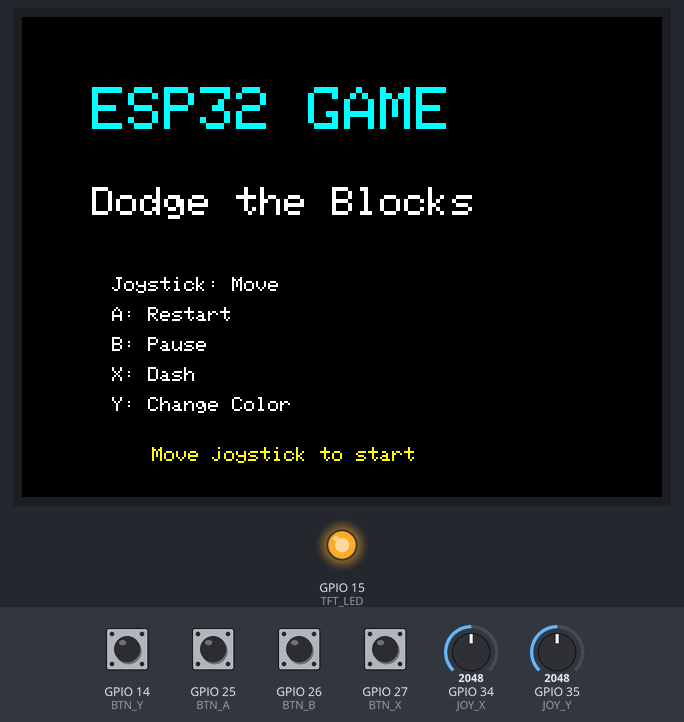
Simulated run of this sketch. Board: ESP32. On the bench: 320×240 colour display, output pins drawn as LEDs (lit = HIGH). Inputs (shaded band) come from the test bench; at power-on: GPIO 14 (BTN_Y), GPIO 25 (BTN_A), GPIO 26 (BTN_B), GPIO 27 (BTN_X) HIGH, GPIO 34 (JOY_X) = 2048, GPIO 35 (JOY_Y) = 2048. Random numbers use the default seed unless the sketch sets one.

Above: at 0.8 s.
At 3.5 s:
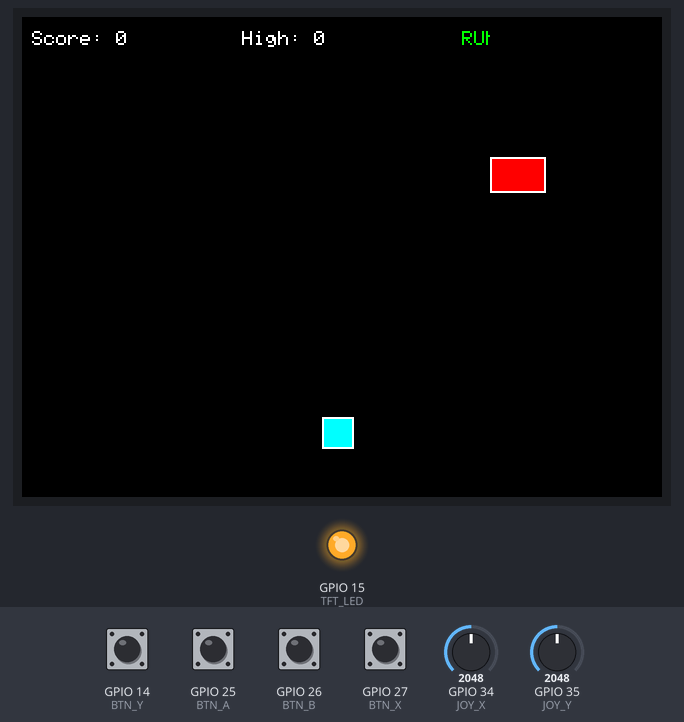
3.6 s: GPIO 26 (BTN_B) pulled LOW for 0.15 s
At 4.4 s:
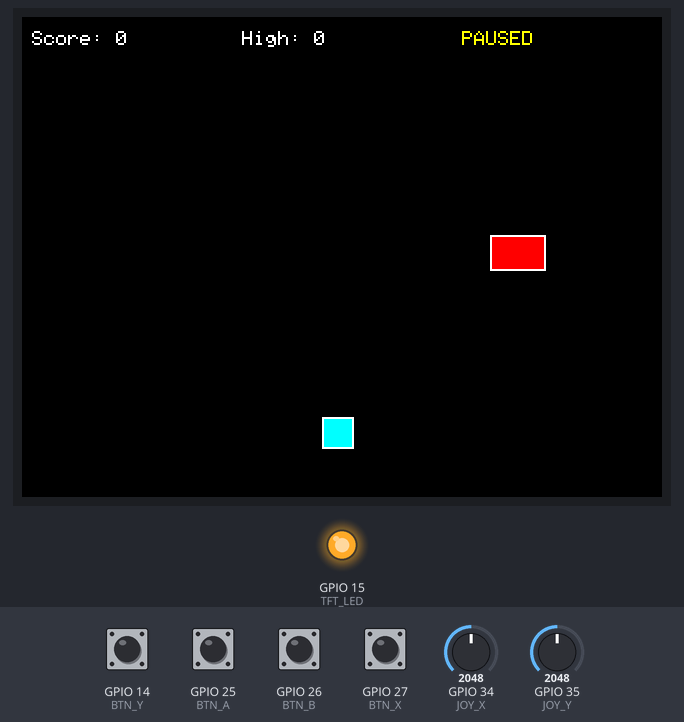
5.2 s: GPIO 25 (BTN_A) pulled LOW for 0.15 s
At 5.43 s:
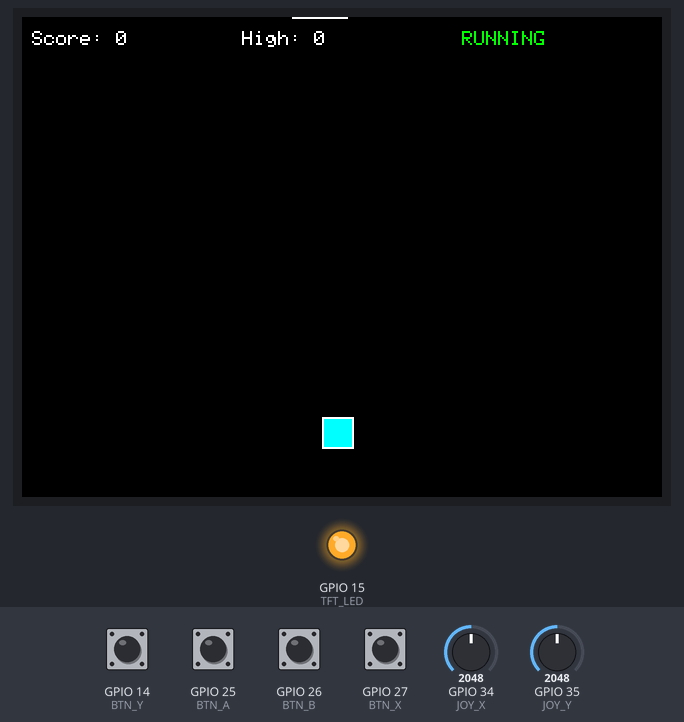
5.9 s: GPIO 34 (JOY_X) set to 2553
8.8 s: GPIO 34 (JOY_X) set to 2650
10.3 s: GPIO 25 (BTN_A) pulled LOW for 1 s
At 10.92 s:
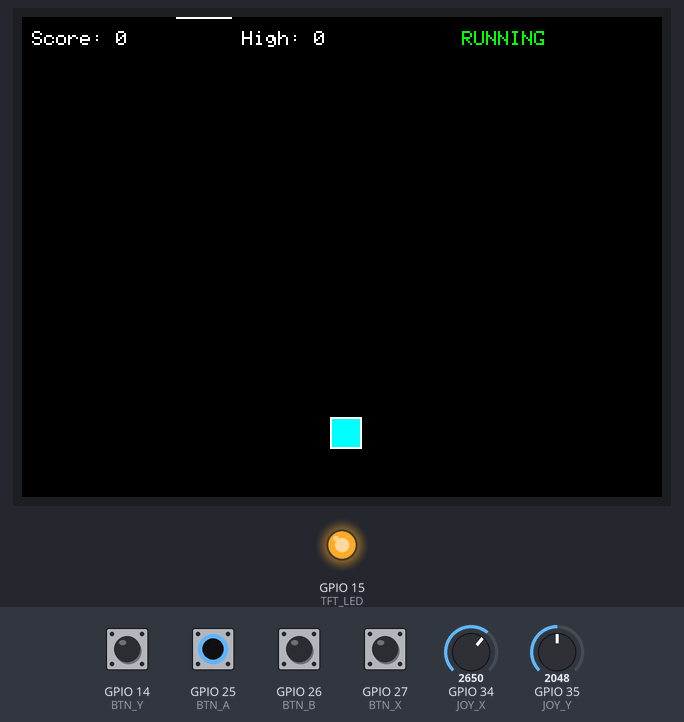
11.9 s: GPIO 14 (BTN_Y) pulled LOW for 0.15 s
At 12.15 s:
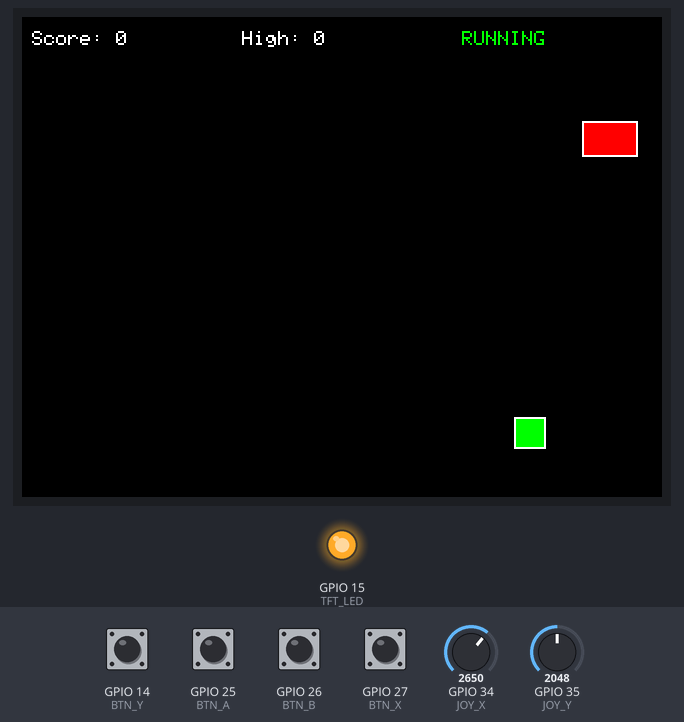
Timing chart, 0 to 13.6 s (numbered marks = the images above; inputs shaded):
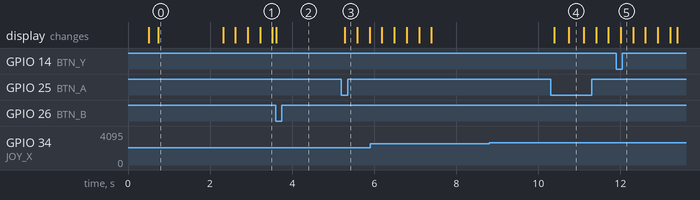

The sketch:

Block_Game_Test.ino
```cpp
/*
  ESP32 + 2.8" SPI TFT + 4 Buttons + Joystick Game
  Game: Dodge the Falling Blocks

  TFT Wiring:
  TFT VCC   -> ESP32 5V/VIN
  TFT GND   -> ESP32 GND
  TFT SCK   -> GPIO 18
  TFT MOSI  -> GPIO 23
  TFT MISO  -> GPIO 19
  TFT CS    -> GPIO 5
  TFT DC    -> GPIO 2
  TFT RESET -> GPIO 4
  TFT LED   -> GPIO 15

  Button Wiring:
  Button A -> GPIO 25 -> button -> GND
  Button B -> GPIO 26 -> button -> GND
  Button X -> GPIO 27 -> button -> GND
  Button Y -> GPIO 14 -> button -> GND

  Joystick Wiring:
  Joystick GND -> ESP32 GND
  Joystick VCC -> ESP32 3V3
  Joystick VRx -> GPIO 34
  Joystick VRy -> GPIO 35
  Joystick SW  -> GPIO 32

  Libraries:
  - Adafruit GFX Library
  - Adafruit ILI9341
*/

#include <SPI.h>
#include <Adafruit_GFX.h>
#include <Adafruit_ILI9341.h>

// ---------------- TFT PINS ----------------
#define TFT_CS    5
#define TFT_DC    2
#define TFT_RST   4
#define TFT_MOSI  23
#define TFT_SCLK  18
#define TFT_MISO  19
#define TFT_LED   15

Adafruit_ILI9341 tft = Adafruit_ILI9341(TFT_CS, TFT_DC, TFT_RST);

// ---------------- BUTTON PINS ----------------
#define BTN_A 25
#define BTN_B 26
#define BTN_X 27
#define BTN_Y 14
#define JOY_SW 32

// ---------------- JOYSTICK PINS ----------------
#define JOY_X 34
#define JOY_Y 35

// ---------------- SCREEN SETTINGS ----------------
// Landscape mode: 320 wide x 240 tall
#define SCREEN_W 320
#define SCREEN_H 240

// ---------------- PLAYER SETTINGS ----------------
int playerX = 150;
int playerY = 200;
int oldPlayerX = 150;
int oldPlayerY = 200;

int playerSize = 16;
int playerSpeed = 4;

uint16_t playerColors[] = {
  ILI9341_CYAN,
  ILI9341_GREEN,
  ILI9341_YELLOW,
  ILI9341_MAGENTA,
  ILI9341_ORANGE
};

int playerColorIndex = 0;

// ---------------- ENEMY SETTINGS ----------------
int enemyX = 40;
int enemyY = -20;
int oldEnemyX = 40;
int oldEnemyY = -20;

int enemyW = 28;
int enemyH = 18;
int enemySpeed = 3;

// ---------------- GAME STATE ----------------
int score = 0;
int highScore = 0;

bool gameOver = false;
bool paused = false;

unsigned long lastFrame = 0;
const int frameDelay = 30;

// Debounce timing
unsigned long lastButtonTime = 0;
const int debounceDelay = 180;

// ---------------- FUNCTIONS ----------------

bool buttonPressed(int pin) {
  return digitalRead(pin) == LOW;
}

void drawStartScreen() {
  tft.fillScreen(ILI9341_BLACK);

  tft.setTextColor(ILI9341_CYAN);
  tft.setTextSize(3);
  tft.setCursor(35, 35);
  tft.println("ESP32 GAME");

  tft.setTextColor(ILI9341_WHITE);
  tft.setTextSize(2);
  tft.setCursor(35, 85);
  tft.println("Dodge the Blocks");

  tft.setTextSize(1);
  tft.setCursor(45, 130);
  tft.println("Joystick: Move");
  tft.setCursor(45, 145);
  tft.println("A: Restart");
  tft.setCursor(45, 160);
  tft.println("B: Pause");
  tft.setCursor(45, 175);
  tft.println("X: Dash");
  tft.setCursor(45, 190);
  tft.println("Y: Change Color");

  tft.setTextColor(ILI9341_YELLOW);
  tft.setCursor(65, 215);
  tft.println("Move joystick to start");

  delay(1500);
}

void resetGame() {
  playerX = 150;
  playerY = 200;
  oldPlayerX = playerX;
  oldPlayerY = playerY;

  enemyX = random(10, SCREEN_W - enemyW - 10);
  enemyY = -20;
  oldEnemyX = enemyX;
  oldEnemyY = enemyY;

  enemySpeed = 3;
  score = 0;
  gameOver = false;
  paused = false;

  tft.fillScreen(ILI9341_BLACK);
  drawHUD();
}

void drawHUD() {
  tft.fillRect(0, 0, SCREEN_W, 22, ILI9341_BLACK);

  tft.setTextSize(1);
  tft.setTextColor(ILI9341_WHITE);

  tft.setCursor(5, 7);
  tft.print("Score: ");
  tft.print(score);

  tft.setCursor(110, 7);
  tft.print("High: ");
  tft.print(highScore);

  tft.setCursor(220, 7);
  if (paused) {
    tft.setTextColor(ILI9341_YELLOW);
    tft.print("PAUSED");
  } else {
    tft.setTextColor(ILI9341_GREEN);
    tft.print("RUNNING");
  }
}

void drawPlayer() {
  tft.fillRect(oldPlayerX, oldPlayerY, playerSize, playerSize, ILI9341_BLACK);

  uint16_t color = playerColors[playerColorIndex];

  tft.fillRect(playerX, playerY, playerSize, playerSize, color);
  tft.drawRect(playerX, playerY, playerSize, playerSize, ILI9341_WHITE);

  oldPlayerX = playerX;
  oldPlayerY = playerY;
}

void drawEnemy() {
  tft.fillRect(oldEnemyX, oldEnemyY, enemyW, enemyH, ILI9341_BLACK);

  tft.fillRect(enemyX, enemyY, enemyW, enemyH, ILI9341_RED);
  tft.drawRect(enemyX, enemyY, enemyW, enemyH, ILI9341_WHITE);

  oldEnemyX = enemyX;
  oldEnemyY = enemyY;
}

bool checkCollision() {
  if (playerX < enemyX + enemyW &&
      playerX + playerSize > enemyX &&
      playerY < enemyY + enemyH &&
      playerY + playerSize > enemyY) {
    return true;
  }
  return false;
}

void showGameOver() {
  gameOver = true;

  if (score > highScore) {
    highScore = score;
  }

  tft.fillScreen(ILI9341_BLACK);

  tft.setTextColor(ILI9341_RED);
  tft.setTextSize(3);
  tft.setCursor(60, 55);
  tft.println("GAME OVER");

  tft.setTextColor(ILI9341_WHITE);
  tft.setTextSize(2);
  tft.setCursor(90, 105);
  tft.print("Score: ");
  tft.print(score);

  tft.setCursor(75, 135);
  tft.print("High: ");
  tft.print(highScore);

  tft.setTextColor(ILI9341_YELLOW);
  tft.setTextSize(1);
  tft.setCursor(70, 190);
  tft.println("Press Button A to restart");
}

void handleButtons() {
  if (millis() - lastButtonTime < debounceDelay) {
    return;
  }

  // Button A: restart
  if (buttonPressed(BTN_A)) {
    lastButtonTime = millis();
    resetGame();
    return;
  }

  // Button B: pause/unpause
  if (buttonPressed(BTN_B) && !gameOver) {
    lastButtonTime = millis();
    paused = !paused;
    drawHUD();
    return;
  }

  // Button Y: change player color
  if (buttonPressed(BTN_Y) && !gameOver) {
    lastButtonTime = millis();
    playerColorIndex++;

    if (playerColorIndex >= 5) {
      playerColorIndex = 0;
    }

    drawPlayer();
    return;
  }
}

void handleJoystick() {
  int joyX = analogRead(JOY_X);
  int joyY = analogRead(JOY_Y);

  int moveX = 0;
  int moveY = 0;

  // Deadzone range.
  // Center is usually around 1800-2200.
  if (joyX < 1400) {
    moveX = -1;
  } else if (joyX > 2600) {
    moveX = 1;
  }

  if (joyY < 1400) {
    moveY = -1;
  } else if (joyY > 2600) {
    moveY = 1;
  }

  int speed = playerSpeed;

  // Button X: dash/speed boost
  if (buttonPressed(BTN_X)) {
    speed = 9;
  }

  playerX += moveX * speed;
  playerY += moveY * speed;

  // Keep player inside screen.
  // Top limit is 24 because HUD is at top.
  if (playerX < 0) {
    playerX = 0;
  }

  if (playerX > SCREEN_W - playerSize) {
    playerX = SCREEN_W - playerSize;
  }

  if (playerY < 24) {
    playerY = 24;
  }

  if (playerY > SCREEN_H - playerSize) {
    playerY = SCREEN_H - playerSize;
  }
}

void updateEnemy() {
  enemyY += enemySpeed;

  if (enemyY > SCREEN_H) {
    enemyY = -enemyH;
    enemyX = random(10, SCREEN_W - enemyW - 10);

    score++;

    // Make game harder every 5 points
    if (score % 5 == 0 && enemySpeed < 10) {
      enemySpeed++;
    }

    drawHUD();
  }
}

void setup() {
  Serial.begin(115200);
  delay(500);

  // Backlight
  pinMode(TFT_LED, OUTPUT);
  digitalWrite(TFT_LED, HIGH);

  // Buttons
  pinMode(BTN_A, INPUT_PULLUP);
  pinMode(BTN_B, INPUT_PULLUP);
  pinMode(BTN_X, INPUT_PULLUP);
  pinMode(BTN_Y, INPUT_PULLUP);
  pinMode(JOY_SW, INPUT_PULLUP);

  // Start SPI
  SPI.begin(TFT_SCLK, TFT_MISO, TFT_MOSI, TFT_CS);

  // Start TFT
  tft.begin();
  tft.setRotation(1);

  randomSeed(analogRead(JOY_X));

  drawStartScreen();
  resetGame();
}

void loop() {
  handleButtons();

  if (gameOver) {
    return;
  }

  if (paused) {
    return;
  }

  if (millis() - lastFrame < frameDelay) {
    return;
  }

  lastFrame = millis();

  handleJoystick();
  updateEnemy();

  drawPlayer();
  drawEnemy();

  if (checkCollision()) {
    showGameOver();
  }
}
```

Measured:
- after the input at 5.2 s, the display: changes after 0.09 s (image 3)
- after the input at 8.8 s, every drawn part: stays the same
- after the input at 10.3 s, the display: first changes after 0.09 s (image 4 shows a later state)
- what the display in image 0 shows lasts 1.6 s, from 0.7 s to 2.3 s
